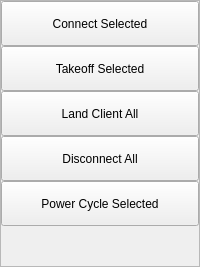
          <widget class="QFrame" name="frame1">
           <property name="frameShape">
            <enum>QFrame::StyledPanel</enum>
           </property>
           <property name="frameShadow">
            <enum>QFrame::Raised</enum>
           </property>
           <layout class="QVBoxLayout" name="verticalLayout_2">
            <property name="spacing">
             <number>0</number>
            </property>
            <property name="leftMargin">
             <number>0</number>
            </property>
            <property name="topMargin">
             <number>0</number>
            </property>
            <property name="rightMargin">
             <number>0</number>
            </property>
            <property name="bottomMargin">
             <number>0</number>
            </property>
            <item>
             <widget class="QToolButton" name="toolButtonConnectSelected">
              <property name="sizePolicy">
               <sizepolicy hsizetype="Preferred" vsizetype="Fixed">
                <horstretch>0</horstretch>
                <verstretch>0</verstretch>
               </sizepolicy>
              </property>
              <property name="minimumSize">
               <size>
                <width>0</width>
                <height>45</height>
               </size>
              </property>
              <property name="text">
               <string>Connect Selected</string>
              </property>
             </widget>
            </item>
            <item>
             <widget class="QToolButton" name="toolButtonTakeoffSelected">
              <property name="enabled">
               <bool>true</bool>
              </property>
              <property name="sizePolicy">
               <sizepolicy hsizetype="Preferred" vsizetype="Fixed">
                <horstretch>0</horstretch>
                <verstretch>0</verstretch>
               </sizepolicy>
              </property>
              <property name="minimumSize">
               <size>
                <width>0</width>
                <height>45</height>
               </size>
              </property>
              <property name="text">
               <string>Takeoff Selected</string>
              </property>
             </widget>
            </item>
            <item>
             <widget class="QToolButton" name="toolButtonLandClientAll">
              <property name="sizePolicy">
               <sizepolicy hsizetype="Preferred" vsizetype="Fixed">
                <horstretch>0</horstretch>
                <verstretch>0</verstretch>
               </sizepolicy>
              </property>
              <property name="minimumSize">
               <size>
                <width>0</width>
                <height>45</height>
               </size>
              </property>
              <property name="text">
               <string>Land Client All</string>
              </property>
             </widget>
            </item>
            <item>
             <widget class="QToolButton" name="toolButtonDisconnectAll">
              <property name="sizePolicy">
               <sizepolicy hsizetype="Preferred" vsizetype="Fixed">
                <horstretch>0</horstretch>
                <verstretch>0</verstretch>
               </sizepolicy>
              </property>
              <property name="minimumSize">
               <size>
                <width>0</width>
                <height>45</height>
               </size>
              </property>
              <property name="text">
               <string>Disconnect All</string>
              </property>
             </widget>
            </item>
            <item>
             <widget class="QToolButton" name="toolButtonPowerCycle">
              <property name="sizePolicy">
               <sizepolicy hsizetype="Preferred" vsizetype="Fixed">
                <horstretch>0</horstretch>
                <verstretch>0</verstretch>
               </sizepolicy>
              </property>
              <property name="minimumSize">
               <size>
                <width>0</width>
                <height>45</height>
               </size>
              </property>
              <property name="font">
               <font>
                <pointsize>9</pointsize>
               </font>
              </property>
              <property name="text">
               <string>Power Cycle Selected</string>
              </property>
             </widget>
            </item>
            <item>
             <spacer name="verticalSpacer">
              <property name="orientation">
               <enum>Qt::Vertical</enum>
              </property>
              <property name="sizeHint" stdset="0">
               <size>
                <width>150</width>
                <height>40</height>
               </size>
              </property>
             </spacer>
            </item>
           </layout>
          </widget>
